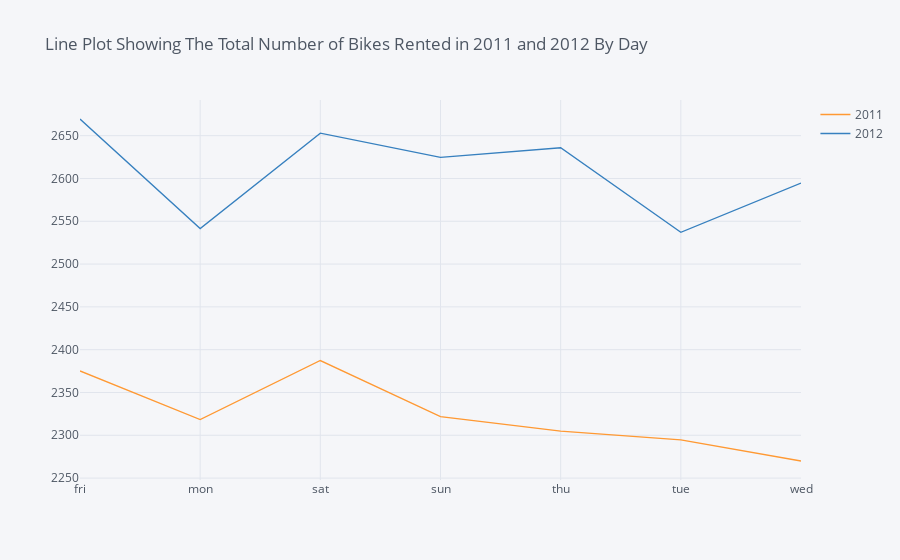

The cell this chart's notebook holds for it:
### Code cell
a.iplot(title='Line Plot Showing The Total Number of Bikes Rented in 2011 and 2012 By Day')

### Figure 1 — Plotly figure (JSON) as saved in the notebook; plotly's stock layout.template omitted (floating-point values rounded to 4 significant figures)
{"data": [{"line": {"color": "rgba(255, 153, 51, 1.0)", "dash": "solid", "shape": "linear", "width": 1.3}, "mode": "lines", "name": "2011", "text": "", "type": "scatter", "x": ["fri", "mon", "sat", "sun", "thu", "tue", "wed"], "y": [2375.0, 2318.0, 2387.0, 2322.0, 2305.0, 2295.0, 2270.0]}, {"line": {"color": "rgba(55, 128, 191, 1.0)", "dash": "solid", "shape": "linear", "width": 1.3}, "mode": "lines", "name": "2012", "text": "", "type": "scatter", "x": ["fri", "mon", "sat", "sun", "thu", "tue", "wed"], "y": [2669.0, 2541.0, 2653.0, 2625.0, 2636.0, 2537.0, 2595.0]}], "layout": {"autosize": true, "legend": {"bgcolor": "#F5F6F9", "font": {"color": "#4D5663"}}, "paper_bgcolor": "#F5F6F9", "plot_bgcolor": "#F5F6F9", "title": {"font": {"color": "#4D5663"}, "text": "Line Plot Showing The Total Number of Bikes Rented in 2011 and 2012 By Day"}, "xaxis": {"autorange": true, "gridcolor": "#E1E5ED", "range": [0, 6], "showgrid": true, "tickfont": {"color": "#4D5663"}, "title": {"font": {"color": "#4D5663"}, "text": ""}, "type": "category", "zerolinecolor": "#E1E5ED"}, "yaxis": {"autorange": true, "gridcolor": "#E1E5ED", "range": [2248.0, 2692.0], "showgrid": true, "tickfont": {"color": "#4D5663"}, "title": {"font": {"color": "#4D5663"}, "text": ""}, "type": "linear", "zerolinecolor": "#E1E5ED"}}}
